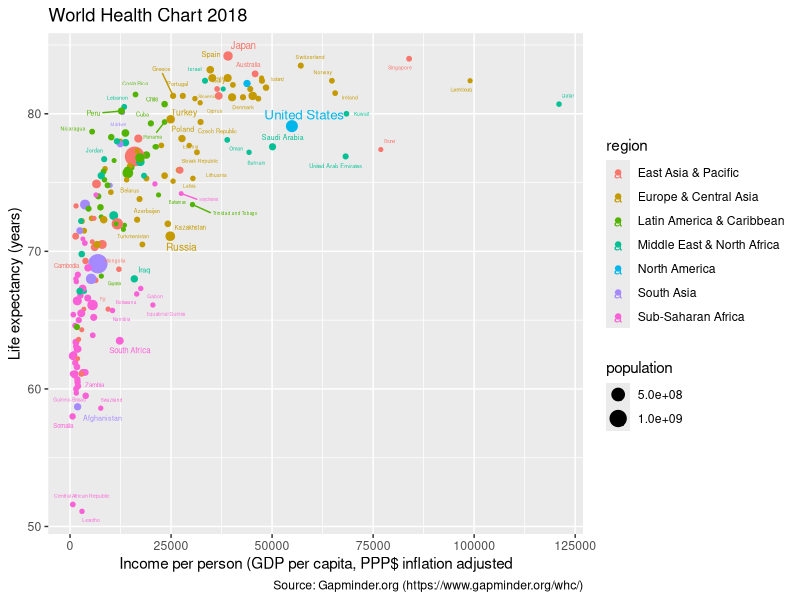

Write the R code that produced this figure.
### Data Processing for the Replication of the Gapminder World Health Chart
# Inspiration: https://www.gapminder.org/whc/
# Data note: free data from Gapminder.org: gapm.io/ddatageov1 / CC BY-4: Creative Common Attribution Licence 4.0



# load libraries
library(openxlsx)
library(readr)
library(tidyr)
library(dplyr)
library(ggplot2)
library(ggrepel)
library(grid)



### load data

# load region and income level data
region.income_level.data.raw <- read.xlsx("Data Geographies - v1 - by Gapminder.xlsx", sheet=2, colNames=TRUE, detectDates=TRUE)

# load population data
population.data.raw <- read.xlsx("population_total.xlsx", sheet=1, colNames=TRUE)

# load life expectancy data
life_expectancy.data.raw <- read.xlsx("life_expectancy_years.xlsx", sheet=1, colNames=TRUE)

# load income data
income.data.raw <- read.xlsx("income_per_person_gdppercapita_ppp_inflation_adjusted.xlsx", sheet=1, colNames=TRUE)



### clean data

# region and income level
region.income_level <- region.income_level.data.raw %>%
  rename(country_code=geo, country_name=name, region=World.bank.region, income_level=World.bank.income.group.2017) %>% 
  select(country_name, region, income_level) 

# population
population <- population.data.raw %>% 
  gather("year", "population", 2:220) %>% 
  rename(country_name=country) %>% 
  select(country_name, year, population)

# life expectancy
life_expectancy <- life_expectancy.data.raw %>% 
  gather("year", "life_expectancy", 2:220) %>% 
  rename(country_name=country) %>% 
  select(country_name, year, life_expectancy)

# income
income <- income.data.raw %>%
  gather("year", "income", 2:220) %>% 
  rename(country_name=country) %>% 
  select(country_name, year, income)

# convert year from chr to int
population$year <- as.numeric(population$year)
life_expectancy$year <- as.numeric(life_expectancy$year)
income$year <- as.numeric(income$year)

# join data frames
j1 <- right_join(region.income_level, population, by="country_name")
j2 <- left_join(j1, life_expectancy, by=c("country_name", "year"))
data.cleaned.joined <- left_join(j2, income, by=c("country_name", "year"))

# drop observations with missing values
data.final <- na.omit(data.cleaned.joined)

# remove objects that are not needed anymore
rm(region.income_level.data.raw, population.data.raw, life_expectancy.data.raw, income.data.raw, region.income_level, population, life_expectancy, income, j1, j2, data.cleaned.joined)

# check out summary statistics
summary(data.final)



### testwise create world health chart for a certain year with ggplot2

# set year
Year <- 2018

# set up png file
png(file=paste0("world_health_chart_",Year,".png"), width=700, height=500)

# select data for certain year
world_health_chart_data <- data.final %>% 
  filter(year==Year)

# create chart
world_health_chart <- ggplot(world_health_chart_data,
                             aes(y=life_expectancy, 
                                 x=income, 
                                 color=region, 
                                 size=population)) +
  geom_point() +
  geom_text_repel(aes(label=country_name)) +
  scale_x_continuous(name="Income per person (GDP per capita, PPP$ inflation adjusted") +
  scale_y_continuous(name="Life expectancy (years)") +
  ggtitle(paste("World Health Chart", Year)) +
  labs(caption="Source: Gapminder.org (https://www.gapminder.org/whc/)")

world_health_chart

dev.off()



### write final data frame to csv
write_csv(data.final, "gapminder_world_health_chart_data_processed.csv")